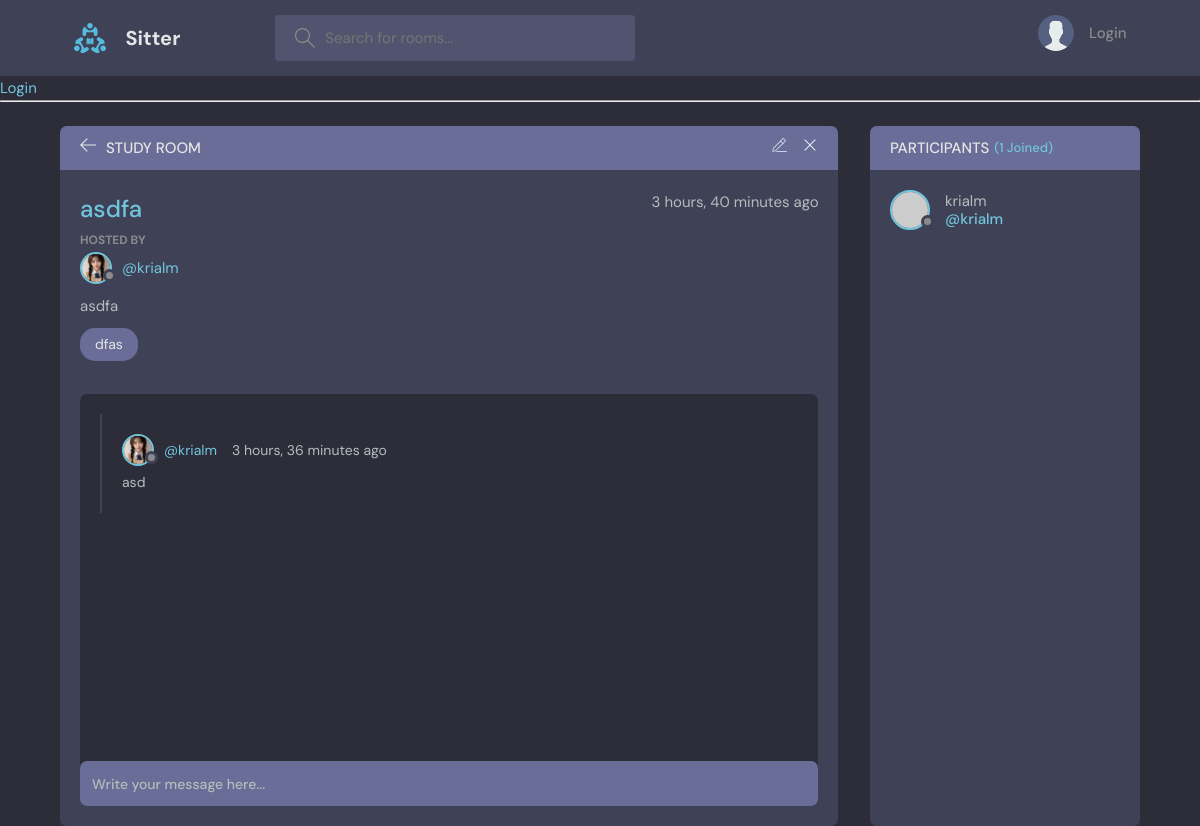
The page /room/1/ on the database its author committed.
### base/models.py (models this page shows)
class Room(models.Model):
    host = models.ForeignKey(User, on_delete=models.SET_NULL, null=True)
    topic = models.ForeignKey(Topic, on_delete=models.SET_NULL, null=True)
    name = models.CharField(max_length=200)
    description = models.TextField(null=True, blank=True )
    participants = models.ManyToManyField(User, related_name='participants', blank=True)
    updated = models.DateTimeField(auto_now=True)
    created = models.DateTimeField(auto_now_add=True)
    class Meta:
        ordering = ['-updated', '-created']
    def __str__(self):
        return self.name

class User(AbstractUser):
    username = models.CharField(max_length=200, unique=True)
    name = models.CharField(max_length=200, null=True)
    email = models.EmailField(unique=True, null=True)
    bio = models.TextField(null=True)
    avatar = models.ImageField(null=True, default="avatar.svg")
    REQUIRED_FIELDS = []

class Topic(models.Model):
    name = models.CharField(max_length=25)
    def __str__(self):
        return self.name

class Message(models.Model):
    user = models.ForeignKey(User, on_delete=models.CASCADE)
    room = models.ForeignKey(Room, on_delete=models.CASCADE)
    body = models.TextField()
    updated = models.DateTimeField(auto_now=True)
    created = models.DateTimeField(auto_now_add=True)
    def __str__(self):
        return self.body[0:50]

### base/views.py (the view, shortened to what this page needs)
# urls.py: path('room/<str:pk>', views.getRoom),
def room(request, pk):
    room = Room.objects.get(id=pk)
    room_messages = room.message_set.all()
    participants = room.participants.all()
    context = {'room': room, 'room_messages': room_messages, 'participants':participants}
    return render(request,'base/room.html', context)

### base/templates/base/room.html (shortened to what this page needs)
{%extends 'main.html'%}
{%block content%}
<main class="profile-page layout layout--2">
  <div class="container">
    <div class="room">
      <div class="room__top">
        <div class="room__topLeft">
          <a href="{%url 'home'%}">
            <svg version="1.1" xmlns="http://www.w3.org/2000/svg" width="32" height="32" viewBox="0 0 32 32">
              <title>arrow-left</title>
              <path
                d="M13.723 2.286l-13.723 13.714 13.719 13.714 1.616-1.611-10.96-10.96h27.625v-2.286h-27.625l10.965-10.965-1.616-1.607z"
              ></path>
            </svg>
          </a>
          <h3>Study Room</h3>
        </div>
        <div class="room__topRight">
          <a href="{%url 'update-room' room.id%}">
          </a>
          <a href="{%url 'delete-room' room.id%}">
            <svg version="1.1" xmlns="http://www.w3.org/2000/svg" width="32" height="32" viewBox="0 0 32 32">
              <title>remove</title>
              <path
                d="M27.314 6.019l-1.333-1.333-9.98 9.981-9.981-9.981-1.333 1.333 9.981 9.981-9.981 9.98 1.333 1.333 9.981-9.98 9.98 9.98 1.333-1.333-9.98-9.98 9.98-9.981z"
              ></path>
            </svg>
          </a>
        </div>
      </div>
      <div class="room__box scroll">
        <div class="room__header scroll">
          <div class="room__info">
            <h3>{{room}}</h3>
            <span>{{room.created| timesince}}  ago</span>
          </div>
          <div class="room__hosted">
            <p>Hosted By</p>
            <a href="{%url 'user-profile' room.host.id%}" class="room__author">
              <div class="avatar avatar--small">
                <img src="{{room.host.avatar.url}}" />
              </div>
              <span>@{{room.host}}</span>
            </a>
          </div>
          <div class="room__details">
            {{room.description}}
          </div>
          <span class="room__topics">{{room.topic}}</span>
        </div>
        <div class="room__conversation">
          <div class="threads scroll">
            {%for message in room_messages%}
            <div class="thread">
              <div class="thread__top">
                <div class="thread__author">
                  <a href="{%url 'user-profile' message.user.id%}" class="thread__authorInfo">
                    <div class="avatar avatar--small">
                      <img src="{{message.user.avatar.url}}" />
                    </div>
                    <span>@{{message.user}}</span>
                  </a>
                  <span class="thread__date">{{message.created|timesince}} ago</span>
                </div>
              </div>
              <div class="thread__details">
                {{message}}
              </div>
            </div>
            {%endfor%}
          </div>
        </div>
      </div>
      <div class="room__message">
        <form action="" method="post">
          <input name="body" placeholder="Write your message here..." />
        </form>
      </div>
    </div>
    <div class="participants">
      <h3 class="participants__top">Participants <span>({{participants.count}} Joined)</span></h3>
      <div class="participants__list scroll">
        {%for user in participants%}
        <a href="{%url 'user-profile' user.id%}" class="participant">
          <div class="avatar avatar--medium">
            <img src="https://randomuser.me/api/portraits/men/37.jpg" />
          </div>
          <p>
            {{user.username}}
            <span>@{{user}}</span>
          </p>
        </a>
      </div>
    </div>
    {%endfor%}
  </div>
</main>
{%endblock%}

### rows shown on the page
Room: name "asdfa", created "3 hours, 40 minutes", host.avatar (picture), host "krialm", description "asdfa", topic "dfas"
Message: user.avatar (picture), user "krialm", created "3 hours, 36 minutes", body "asd"
User: username "krialm"

### other values the page prints
{{ participants.count }} "1"
